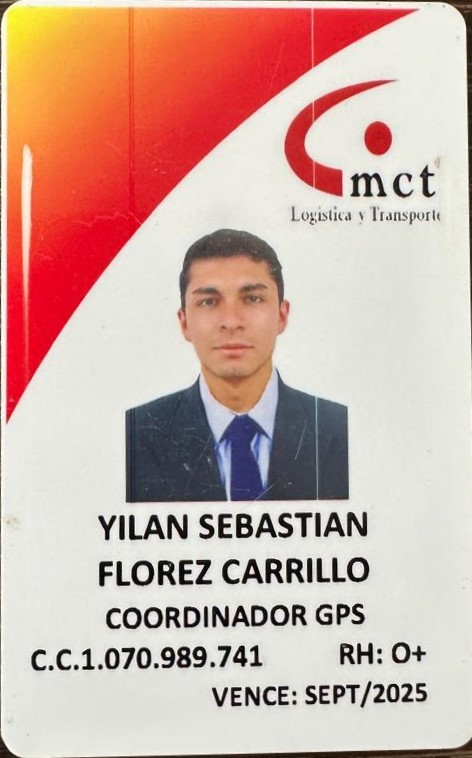
#> input picture data/carnet.jpeg, 472 x 758 px, found by its file name
$ jupyter execute --allow-errors OCR.ipynb
#> lines starting #> are read from the running program, lines starting #| are printed output that depends on the picture
[cell 1]
import cv2
import pytesseract
import matplotlib.pyplot as plt

[cell 2]
img_file = "data/carnet.jpeg"
img_h = cv2.imread(img_file)
#> img_h is the input picture: shape (758, 472, 3); mean B, G, R 165.5, 175.4, 208.3
plt.imshow(img_h)

[cell 3]
img_name = img_h[500:600,:]
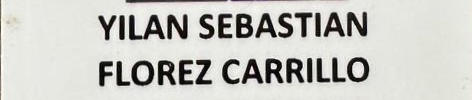
#> img_name: shape (100, 472, 3); mean B, G, R 195.9, 201, 201
img_role = img_h[600:640,:]
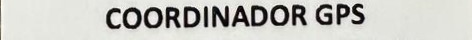
#> img_role: shape (40, 472, 3); mean B, G, R 194.5, 199.4, 199.5
img_id = img_h[640:680,:300]
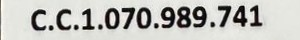
#> img_id: shape (40, 300, 3); mean B, G, R 187.8, 192.3, 192.4

fig, ax = plt.subplots(3,1)

ax[0].imshow(img_name)
ax[1].imshow(img_role)
ax[2].imshow(img_id)
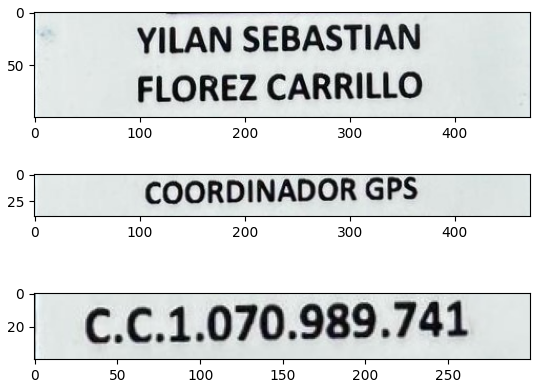
#> figure drawn by matplotlib, 3 panels; B, G, R data is drawn as R, G, B
